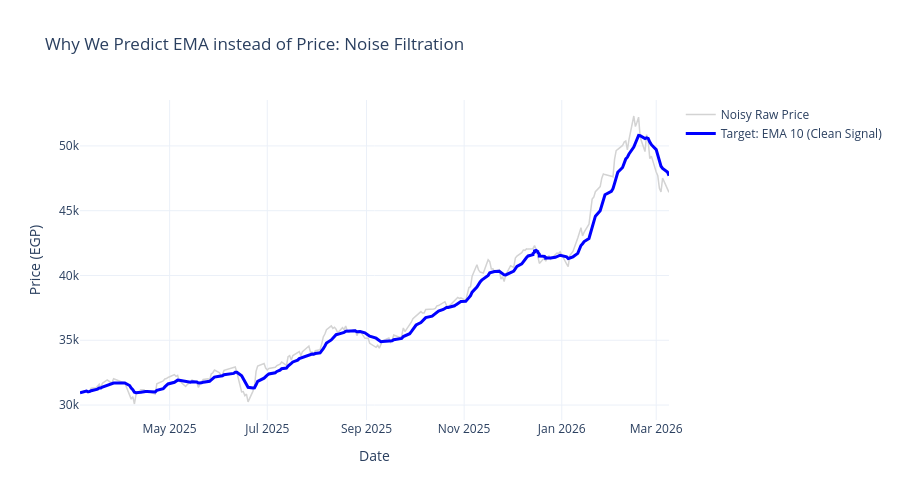

Here is the notebook cell this chart was saved with:
### Markdown cell above
## Step 5: Visualizing the impact of Target Engineering (Smoothing)

### Code cell
sample_noise_df = df.tail(250).copy()
sample_noise_df['EMA_10'] = sample_noise_df['close'].ewm(span=10).mean()

fig_smooth = go.Figure()

fig_smooth.add_trace(go.Scatter(x=sample_noise_df.index, y=sample_noise_df['close'], 
                                mode='lines', name='Noisy Raw Price', 
                                line=dict(color='lightgray', width=1.5)))

fig_smooth.add_trace(go.Scatter(x=sample_noise_df.index, y=sample_noise_df['EMA_10'], 
                                mode='lines', name='Target: EMA 10 (Clean Signal)', 
                                line=dict(color='blue', width=3)))

fig_smooth.update_layout(title='Why We Predict EMA instead of Price: Noise Filtration',
                         yaxis_title='Price (EGP)',
                         xaxis_title='Date',
                         height=500,
                         template='plotly_white')
fig_smooth.show()

### Figure 1 — Plotly figure (JSON) as saved in the notebook; plotly's stock layout.template omitted (floating-point values rounded to 4 significant figures; data arrays with more than 128 entries replaced by an {"elided": "..."} marker saying what was removed)
{"data": [{"line": {"color": "lightgray", "width": 1.5}, "mode": "lines", "name": "Noisy Raw Price", "type": "scatter", "x": {"elided": "250 str values"}, "y": {"elided": "250 float values"}}, {"line": {"color": "blue", "width": 3}, "mode": "lines", "name": "Target: EMA 10 (Clean Signal)", "type": "scatter", "x": {"elided": "250 str values"}, "y": {"elided": "250 float values"}}], "layout": {"height": 500, "title": {"text": "Why We Predict EMA instead of Price: Noise Filtration"}, "xaxis": {"title": {"text": "Date"}}, "yaxis": {"title": {"text": "Price (EGP)"}}}}
